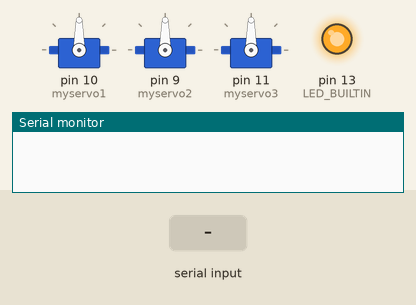
The sketch below on a simulated Arduino Uno, built with avr-gcc and run on an emulated ATmega328P. Shown: 3 × servo, output pins drawn as LEDs (lit = HIGH), the last lines printed to the serial monitor. The inputs (shaded band) are chosen by the test bench.

Above: at 1.2 s.
1.3 s: "1" received over Serial
4.3 s: "0" received over Serial
At 6.9 s:
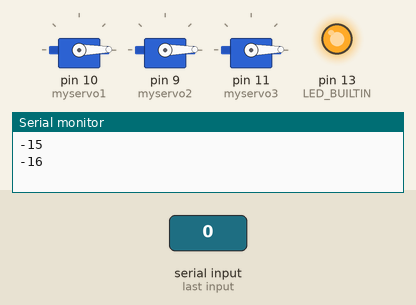
7.3 s: "2" received over Serial
At 8.45 s:
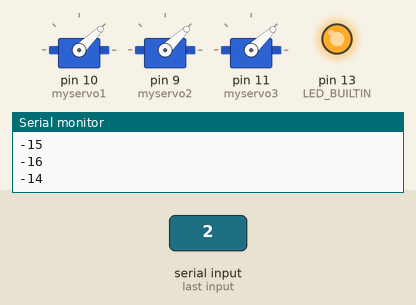
Timing chart, 0 to 10.6 s (numbered marks = the images above; inputs shaded):
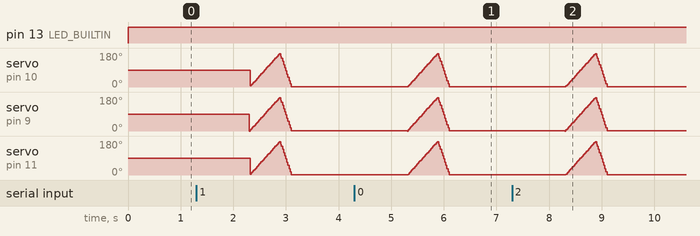

The sketch:

sketch_feb24a.ino
```cpp
#include <Servo.h>
Servo myservo1;  // create servo object to control a servo
Servo myservo2;// a maximum of eight servo objects can be created
Servo myservo3;
int pos = 0;
//int pos1 = 0;    // variable to store the servo position
//int pos2 = 0;
//int pos3 = 0;
void setup() {
 myservo1.attach(10);  // attaches the servo on pin 9 to the servo object
 myservo2.attach(9);
 myservo3.attach(11);
 Serial.begin(9600);
 pinMode(LED_BUILTIN, OUTPUT);
}
void loop() {
  digitalWrite(LED_BUILTIN, LOW);
  while (Serial.available() == 0)
  digitalWrite(LED_BUILTIN, HIGH);
  delay(1000);
  int val = Serial.read() - '@';
  Serial.println(val);
 for(pos = 0; pos < 180; pos += 1)  // goes from 0 degrees to 180 degrees
 {                                  // in steps of 1 degree
    myservo2.write(pos);
    delay(1);
    myservo1.write(pos);              // tell servo to go to position in variable 'pos'
    delay(1);                       // waits 15ms for the servo to reach the position

    myservo3.write(pos);
    delay(1);
 }
 for(pos = 180; pos>=1; pos-=1)     // goes from 180 degrees to 0 degrees
 {
    myservo2.write(pos);
    myservo1.write(pos);              // tell servo to go to position in variable 'pos'

    myservo3.write(pos);
    delay(1);                       // waits 15ms for the servo to reach the position
 }
//myservo1.write(pos);
//pos = pos+1;
//delay(20);
}
```

Measured:
- after the input at 4.3 s, servo on pin 10 (myservo1): rises from 1° to 177° in 0.55 s, then falls to 1° in 0.23 s; servo on pin 11 (myservo3): rises from 1° to 176° in 0.55 s, then falls to 1° in 0.23 s
- after the input at 7.3 s, servo on pin 10 (myservo1): rises from 1° to 177° in 0.55 s, then falls to 1° in 0.23 s; servo on pin 11 (myservo3): rises from 1° to 176° in 0.55 s, then falls to 1° in 0.23 s
